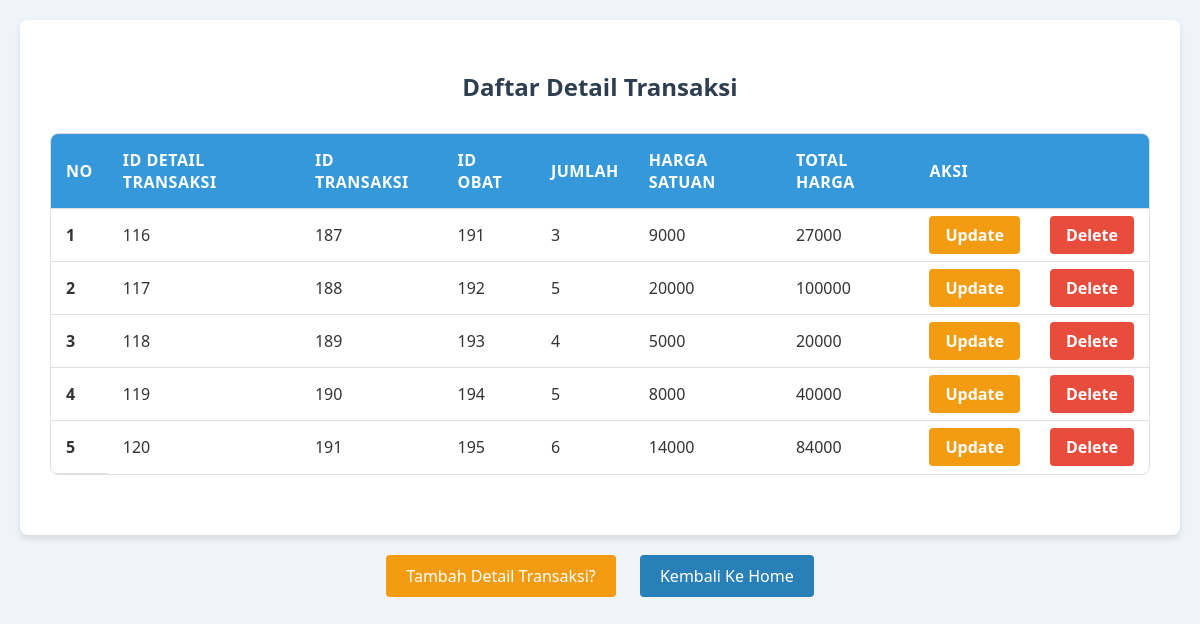
Page /tb_detail_transaksi/tampil_detail_transaksi.php on the committed database.
### tables this page shows
CREATE TABLE `tb_detail_transaksi` (
  `iddetailtransaksi` int(4) NOT NULL,
  `idtransaksi` int(5) NOT NULL,
  `id_obat` int(4) NOT NULL,
  `jumlah` int(3) NOT NULL,
  `hargasatuan` double NOT NULL,
  `totalharga` double NOT NULL
);

### tb_detail_transaksi/tampil_detail_transaksi.php (the view, shortened to what this page needs)
<!DOCTYPE html>
<html lang="en">
<head>
</head>
<body>
    <div class="con">
        <div class="row">
            <div class="col-10">
                <h2 class="mb-4">
                    <center>Daftar Detail Transaksi</center>
                </h2>
                <table class="table table-success table-striped">
                    <thead>
                        <tr>
                            <th scope="col">No</th>
                            <th scope="col">ID Detail Transaksi</th>
                            <th scope="col">ID Transaksi</th>
                            <th scope="col">ID Obat</th>
                            <th scope="col">Jumlah</th>
                            <th scope="col">Harga Satuan</th>
                            <th scope="col">Total Harga</th>
                            <th scope="col" colspan="2">Aksi</th>
                        </tr>
                    </thead>
                    <tbody>
                        <?php
                        include "../koneksi.php";
                        $no = 1;
                        $data_transaksi = mysqli_query($koneksi, "SELECT iddetailtransaksi, idtransaksi, id_obat, jumlah, hargasatuan, totalharga FROM tb_detail_transaksi");
                        while ($data = mysqli_fetch_assoc($data_transaksi)) {
                        ?>
                            <tr>
                                <th scope="row"><?= $no++ ?></th>
                                <td><?= $data['iddetailtransaksi'] ?></td>
                                <td><?= $data['idtransaksi'] ?></td>
                                <td><?= $data['id_obat'] ?></td>
                                <td><?= $data['jumlah'] ?></td>
                                <td><?= $data['hargasatuan'] ?></td>
                                <td><?= $data['totalharga'] ?></td>
                                <td><a href="update_detail_transaksi.php?iddetailtransaksi=<?= $data['iddetailtransaksi'] ?>" class="btn btn-warning">Update</a></td>
                                <td><a href="delete_detail_transaksi.php?iddetailtransaksi=<?= $data['iddetailtransaksi'] ?>" class="btn btn-danger">Delete</a></td>
                            </tr>
                        <?php
                        }
                        ?>
                    </tbody>
                </table>
            </div>
        </div>
    </div>
    <div>
        <div class="link-container">
            <a href="tambah_detail_transaksi.php" class="link-text">Tambah Detail Transaksi?</a>
            <a href="../home.php" class="link-text">Kembali Ke Home</a>
        </div>
</body>
</html>

### tb_detail_transaksi/tampil_detail_transaksi.php (style rules this page uses)
body { font-family: 'Segoe UI', Tahoma, Geneva, Verdana, sans-serif; background-color: #f0f4f8; margin: 0; padding: 20px; color: #333; }
.con { max-width: 1200px; margin: 0 auto; padding: 30px; background-color: #ffffff; box-shadow: 0 4px 6px rgba(0, 0, 0, 0.1); border-radius: 8px; }
h2 { color: #2c3e50; text-align: center; margin-bottom: 30px; }
.table { width: 100%; border-collapse: separate; border-spacing: 0; margin-bottom: 30px; border: 1px solid #e0e0e0; border-radius: 8px; overflow: hidden; }
.table th, .table td { padding: 15px; text-align: left; border-bottom: 1px solid #e0e0e0; }
.table thead { background-color: #3498db; color: #ffffff; }
.table thead th { font-weight: 600; text-transform: uppercase; letter-spacing: 0.5px; }
.table tbody tr:last-child td { border-bottom: none; }
.btn { padding: 8px 16px; border-radius: 4px; text-decoration: none; color: #fff; font-weight: bold; text-align: center; transition: background-color 0.3s ease; }
.btn-warning { background-color: #f39c12; }
.btn-danger { background-color: #e74c3c; }
.link-container { text-align: center; margin-top: 20px; }
.link-text { display: inline-block; padding: 10px 20px; margin: 0 10px; background-color: #2980b9; color: #ffffff; text-decoration: none; border-radius: 4px; transition: background-color 0.3s ease; }
.link-text:first-child { background-color: #f39c12; }

### rows in the picture
tb_detail_transaksi: iddetailtransaksi "116", idtransaksi "187", id_obat "191", jumlah "3", hargasatuan "9000", totalharga "27000"
tb_detail_transaksi: iddetailtransaksi "117", idtransaksi "188", id_obat "192", jumlah "5", hargasatuan "20000", totalharga "100000"
tb_detail_transaksi: iddetailtransaksi "118", idtransaksi "189", id_obat "193", jumlah "4", hargasatuan "5000", totalharga "20000"
tb_detail_transaksi: iddetailtransaksi "119", idtransaksi "190", id_obat "194", jumlah "5", hargasatuan "8000", totalharga "40000"
tb_detail_transaksi: iddetailtransaksi "120", idtransaksi "191", id_obat "195", jumlah "6", hargasatuan "14000", totalharga "84000"
